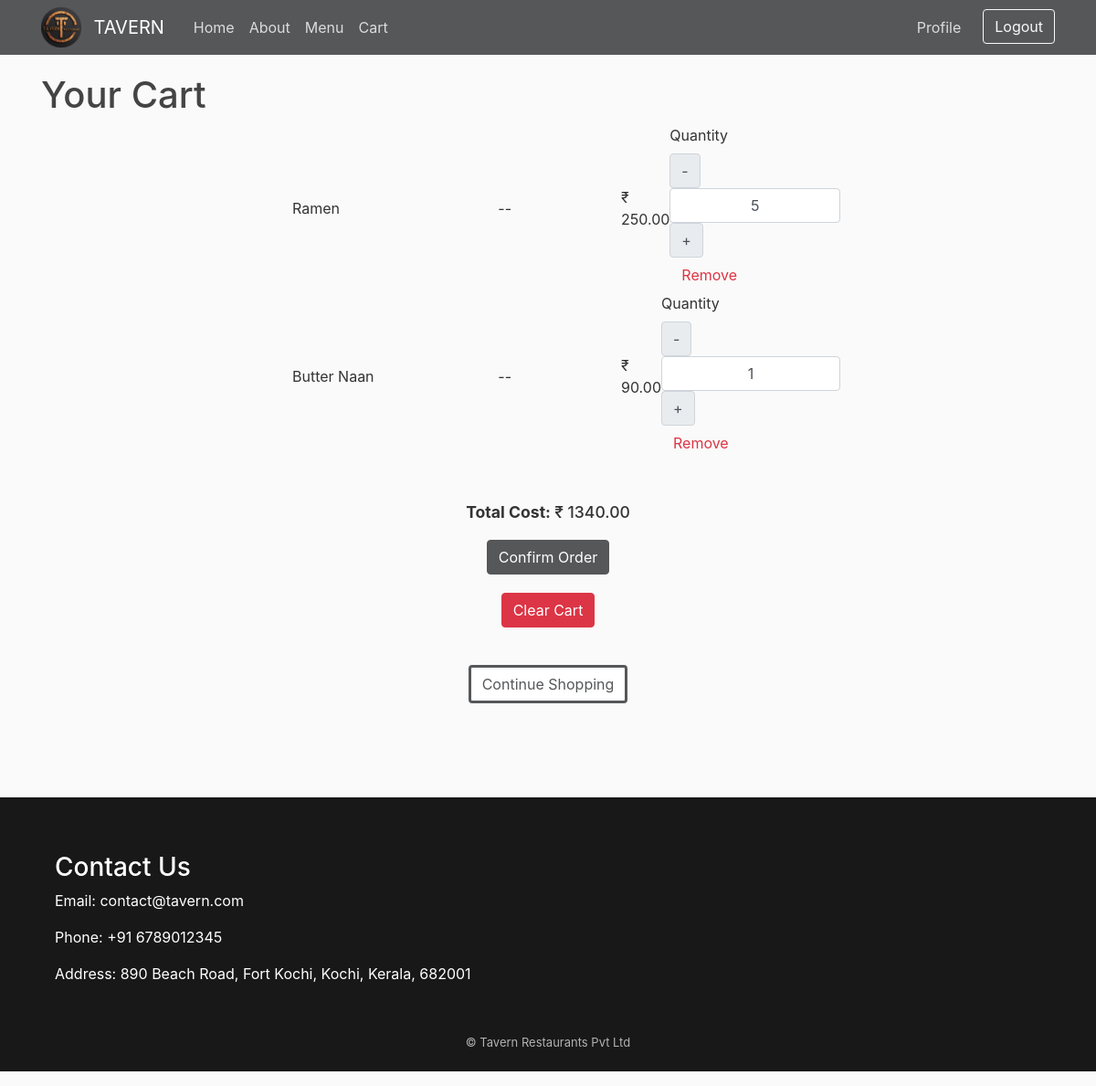
The app's page /view-cart/ (signed in), older data.
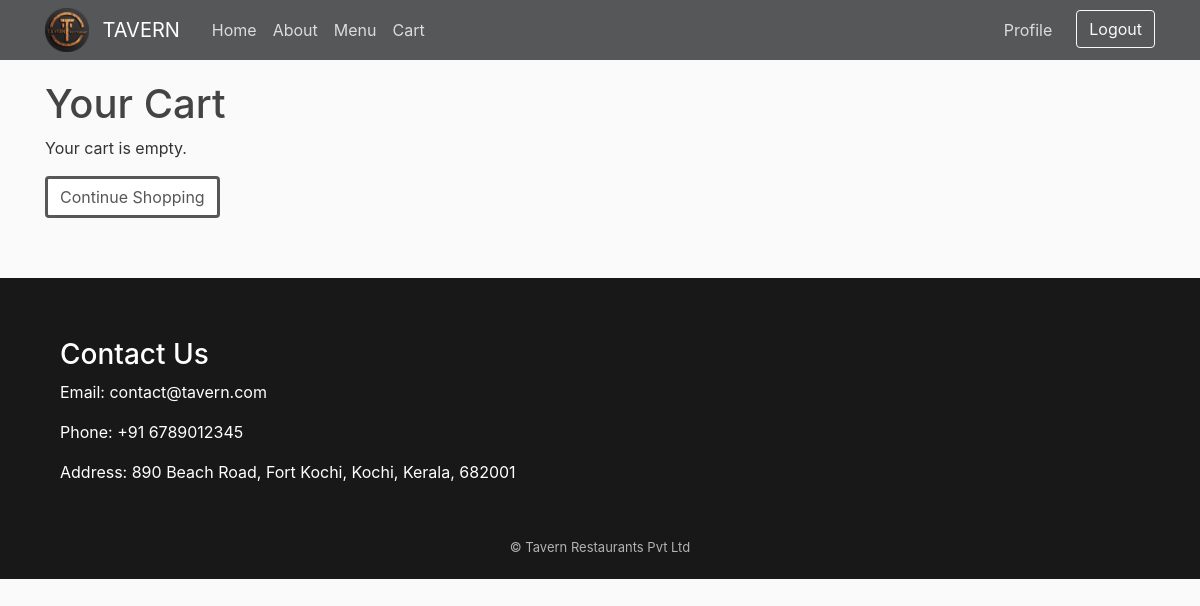
The same page, newer data.
### menu/models.py (models this page shows, shortened)
class Cart(models.Model):
    user = models.ForeignKey(User, on_delete=models.CASCADE)
    menu = models.ForeignKey(Menu, on_delete=models.CASCADE)
    menuQty = models.IntegerField(null=False, blank=False)
    date = models.DateTimeField(auto_now_add=True)

class Menu(models.Model):
    title = models.CharField(max_length=100)
    content = models.TextField()
    date_posted = models.DateTimeField(default=timezone.now)
    price = models.DecimalField(max_digits=10, decimal_places=2)
    image = models.ImageField(default="menu/default.jpg", upload_to="menu")
    def __str__(self):
        return self.title

### menu/controller/cart.py (the view)
# urls.py: path('view-cart/', cart.viewcart,  name='view-cart'),
def viewcart(request):
    cart = Cart.objects.filter(user=request.user)
    cart_items = Cart.objects.filter(user=request.user)
    total_cost = sum(item.menu.price * item.menuQty for item in cart_items)
    context = {
        'cart':cart,
        'total_cost':total_cost
    }
    return render(request, 'menu/view_cart.html', context)

### menu/templates/menu/view_cart.html (shortened to what this page needs)
{% extends "menu/base.html" %}
{% load static %}
{% block content %}
<h1 class="menuTitle">Your Cart</h1>
{% if cart %}
<ul class="cartBox">
  {% for item in cart %}
  <li class="cartItem menuCard">
    <div class="cartInfo"><span>{{ item.menu }}</span> <span> -- </span></div>
    <div class="cartInfo">
      <span>₹ {{ item.menu.price }}</span>
       <div class="cartBtns">
        <label for="Quantity">Quantity</label>
        <div class="qtyBtnGroup">
          <button class="input-group-text changeQty decrement-btn">-</button>
          <input type="text" name="Quantity" value={{item.menuQty}} class="form-control qty-input text-center">
          <button class="input-group-text  changeQty increment-btn">+</button>
        </div>
        <div class="addBtnGroup">
          <button type="button" class="btn btn-link text-danger remBtn">Remove</button>
        </div>
    </div>
  </li>
  {% endfor %}
</ul>
<div class="cartFun">
  <p><strong>Total Cost: </strong> ₹ <span class="total-cost">{{ total_cost }}</span></p>
  <form method="POST" action="{% url 'confirm-order' %}">
    <button type="submit" class="btn btn-primary">Confirm Order</button>
  </form>
  <a href="{% url 'clear-cart' %}" class="btn btn-danger">Clear Cart</a>
  {% else %}
  <p>Your cart is empty.</p>
  {% endif %}
  <a href="{% url 'menu' %}" class="btn btn-secondary">Continue Shopping</a>
</div>
{% endblock content %}

Row changes from the older to the newer data that the page shows:
removed Cart: menu "Ramen", menu.price "250.00", Quantity "5"
removed Cart: menu "Butter Naan", menu.price "90.00", Quantity "1"
Text that changed along with them:
{{ total_cost }}: "1340.00" → (not shown)
text no longer shown: "Total Cost: ₹ Confirm Order Clear Cart"
text now shown: "Your cart is empty."
